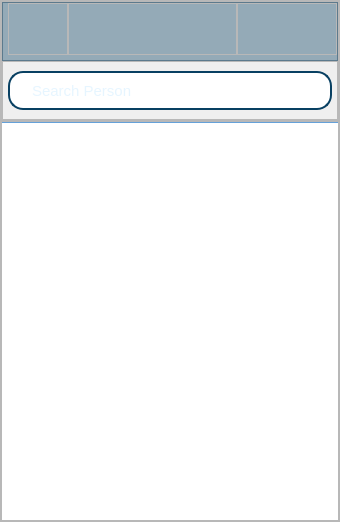
          <widget class="QFrame" name="frame_4">
           <property name="minimumSize">
            <size>
             <width>340</width>
             <height>0</height>
            </size>
           </property>
           <property name="maximumSize">
            <size>
             <width>450</width>
             <height>16777215</height>
            </size>
           </property>
           <property name="styleSheet">
            <string notr="true">border-right:1px solid rgba(5, 107, 202, 150);</string>
           </property>
           <property name="frameShape">
            <enum>QFrame::StyledPanel</enum>
           </property>
           <property name="frameShadow">
            <enum>QFrame::Raised</enum>
           </property>
           <layout class="QVBoxLayout" name="verticalLayout_3">
            <property name="spacing">
             <number>0</number>
            </property>
            <property name="leftMargin">
             <number>0</number>
            </property>
            <property name="topMargin">
             <number>0</number>
            </property>
            <property name="rightMargin">
             <number>0</number>
            </property>
            <property name="bottomMargin">
             <number>0</number>
            </property>
            <item>
             <widget class="QFrame" name="frame_6">
              <property name="minimumSize">
               <size>
                <width>0</width>
                <height>120</height>
               </size>
              </property>
              <property name="maximumSize">
               <size>
                <width>16777215</width>
                <height>120</height>
               </size>
              </property>
              <property name="styleSheet">
               <string notr="true">border-right: none;</string>
              </property>
              <property name="frameShape">
               <enum>QFrame::StyledPanel</enum>
              </property>
              <property name="frameShadow">
               <enum>QFrame::Raised</enum>
              </property>
              <layout class="QVBoxLayout" name="verticalLayout_5">
               <property name="spacing">
                <number>0</number>
               </property>
               <property name="leftMargin">
                <number>0</number>
               </property>
               <property name="topMargin">
                <number>0</number>
               </property>
               <property name="rightMargin">
                <number>0</number>
               </property>
               <property name="bottomMargin">
                <number>0</number>
               </property>
               <item>
                <widget class="QFrame" name="frame_8">
                 <property name="minimumSize">
                  <size>
                   <width>0</width>
                   <height>0</height>
                  </size>
                 </property>
                 <property name="maximumSize">
                  <size>
                   <width>16777215</width>
                   <height>60</height>
                  </size>
                 </property>
                 <property name="styleSheet">
                  <string notr="true">background-color: rgba(8, 64, 98, 100);</string>
                 </property>
                 <property name="frameShape">
                  <enum>QFrame::StyledPanel</enum>
                 </property>
                 <property name="frameShadow">
                  <enum>QFrame::Raised</enum>
                 </property>
                 <property name="lineWidth">
                  <number>0</number>
                 </property>
                 <layout class="QHBoxLayout" name="horizontalLayout_2">
                  <property name="spacing">
                   <number>0</number>
                  </property>
                  <property name="leftMargin">
                   <number>5</number>
                  </property>
                  <property name="topMargin">
                   <number>0</number>
                  </property>
                  <property name="rightMargin">
                   <number>0</number>
                  </property>
                  <property name="bottomMargin">
                   <number>5</number>
                  </property>
                  <item>
                   <widget class="QFrame" name="frame_15">
                    <property name="maximumSize">
                     <size>
                      <width>60</width>
                      <height>16777215</height>
                     </size>
                    </property>
                    <property name="styleSheet">
                     <string notr="true">background-color: none;</string>
                    </property>
                    <property name="frameShape">
                     <enum>QFrame::StyledPanel</enum>
                    </property>
                    <property name="frameShadow">
                     <enum>QFrame::Raised</enum>
                    </property>
                    <widget class="QPushButton" name="pushButton_7">
                     <property name="geometry">
                      <rect>
                       <x>5</x>
                       <y>10</y>
                       <width>45</width>
                       <height>38</height>
                      </rect>
                     </property>
                     <property name="styleSheet">
                      <string notr="true">QPushButton{
	background-color:rgba(0, 0, 0, 0);
	border-radius: 18px;
}
QPushButton:hover{
	background-color: rgba(255, 255, 255, 30);
}</string>
                     </property>
                    </widget>
                    <widget class="QLabel" name="label_6">
                     <property name="geometry">
                      <rect>
                       <x>5</x>
                       <y>10</y>
                       <width>45</width>
                       <height>38</height>
                      </rect>
                     </property>
                     <property name="text">
                      <string/>
                     </property>
                     <property name="pixmap">
                      <pixmap>../Images/249765516122.png</pixmap>
                     </property>
                     <property name="scaledContents">
                      <bool>true</bool>
                     </property>
                    </widget>
                    <zorder>label_6</zorder>
                    <zorder>pushButton_7</zorder>
                   </widget>
                  </item>
                  <item>
                   <widget class="QFrame" name="frame_13">
                    <property name="styleSheet">
                     <string notr="true">background-color: none;</string>
                    </property>
                    <property name="frameShape">
                     <enum>QFrame::StyledPanel</enum>
                    </property>
                    <property name="frameShadow">
                     <enum>QFrame::Raised</enum>
                    </property>
                    <layout class="QVBoxLayout" name="verticalLayout_14"/>
                   </widget>
                  </item>
                  <item>
                   <widget class="QFrame" name="frame_14">
                    <property name="maximumSize">
                     <size>
                      <width>100</width>
                      <height>16777215</height>
                     </size>
                    </property>
                    <property name="styleSheet">
                     <string notr="true">background-color: none;</string>
                    </property>
                    <property name="frameShape">
                     <enum>QFrame::StyledPanel</enum>
                    </property>
                    <property name="frameShadow">
                     <enum>QFrame::Raised</enum>
                    </property>
                    <layout class="QHBoxLayout" name="horizontalLayout_3">
                     <property name="spacing">
                      <number>0</number>
                     </property>
                     <property name="leftMargin">
                      <number>0</number>
                     </property>
                     <property name="topMargin">
                      <number>0</number>
                     </property>
                     <property name="rightMargin">
                      <number>0</number>
                     </property>
                     <property name="bottomMargin">
                      <number>0</number>
                     </property>
                     <item>
                      <widget class="QFrame" name="frame_17">
                       <property name="maximumSize">
                        <size>
                         <width>60</width>
                         <height>16777215</height>
                        </size>
                       </property>
                       <property name="styleSheet">
                        <string notr="true">border:none;
height: 50px;</string>
                       </property>
                       <property name="frameShape">
                        <enum>QFrame::StyledPanel</enum>
                       </property>
                       <property name="frameShadow">
                        <enum>QFrame::Raised</enum>
                       </property>
                       <layout class="QVBoxLayout" name="verticalLayout_17">
                        <property name="spacing">
                         <number>0</number>
                        </property>
                        <property name="leftMargin">
                         <number>0</number>
                        </property>
                        <property name="topMargin">
                         <number>0</number>
                        </property>
                        <property name="rightMargin">
                         <number>0</number>
                        </property>
                        <property name="bottomMargin">
                         <number>0</number>
                        </property>
                        <item>
                         <widget class="QPushButton" name="pushButton_2">
                          <property name="styleSheet">
                           <string notr="true">QPushButton:hover{
	background-color: rgba(255, 255, 255, 30);
	border-radius: 15px;
}</string>
                          </property>
                          <property name="text">
                           <string/>
                          </property>
                          <property name="icon">
                           <iconset>
                            <normaloff>../../../../Test/Res/Templates/feather/plus1.png</normaloff>../../../../Test/Res/Templates/feather/plus1.png</iconset>
                          </property>
                          <property name="iconSize">
                           <size>
                            <width>35</width>
                            <height>35</height>
                           </size>
                          </property>
                         </widget>
                        </item>
                       </layout>
                      </widget>
                     </item>
                     <item>
                      <widget class="QFrame" name="frame_16">
                       <property name="maximumSize">
                        <size>
                         <width>60</width>
                         <height>16777215</height>
                        </size>
                       </property>
                       <property name="styleSheet">
                        <string notr="true">border:none;
height: 50px;</string>
                       </property>
                       <property name="frameShape">
                        <enum>QFrame::StyledPanel</enum>
                       </property>
                       <property name="frameShadow">
                        <enum>QFrame::Raised</enum>
                       </property>
                       <layout class="QHBoxLayout" name="horizontalLayout_4">
                        <property name="spacing">
                         <number>0</number>
                        </property>
                        <property name="leftMargin">
                         <number>0</number>
                        </property>
                        <property name="topMargin">
                         <number>0</number>
                        </property>
                        <property name="rightMargin">
                         <number>0</number>
                        </property>
                        <property name="bottomMargin">
                         <number>0</number>
                        </property>
                        <item>
                         <widget class="QPushButton" name="pushButton">
                          <property name="styleSheet">
                           <string notr="true">QPushButton:hover{
	background-color: rgba(255, 255, 255, 30);
	border-radius: 15px;
}</string>
                          </property>
                          <property name="text">
                           <string/>
                          </property>
                          <property name="icon">
                           <iconset>
                            <normaloff>../../../../Test/Res/Templates/feather/menu1.png</normaloff>../../../../Test/Res/Templates/feather/menu1.png</iconset>
                          </property>
                          <property name="iconSize">
                           <size>
                            <width>35</width>
                            <height>35</height>
                           </size>
                          </property>
                         </widget>
                        </item>
                       </layout>
                      </widget>
                     </item>
                    </layout>
                   </widget>
                  </item>
                 </layout>
                </widget>
               </item>
               <item>
                <widget class="QFrame" name="frame_9">
                 <property name="maximumSize">
                  <size>
                   <width>16777215</width>
                   <height>60</height>
                  </size>
                 </property>
                 <property name="styleSheet">
                  <string notr="true"/>
                 </property>
                 <property name="frameShape">
                  <enum>QFrame::StyledPanel</enum>
                 </property>
                 <property name="frameShadow">
                  <enum>QFrame::Raised</enum>
                 </property>
                 <property name="lineWidth">
                  <number>0</number>
                 </property>
                 <layout class="QVBoxLayout" name="verticalLayout_8">
                  <property name="spacing">
                   <number>0</number>
                  </property>
                  <property name="leftMargin">
                   <number>5</number>
                  </property>
                  <property name="topMargin">
                   <number>0</number>
                  </property>
                  <property name="rightMargin">
                   <number>5</number>
                  </property>
                  <property name="bottomMargin">
                   <number>0</number>
                  </property>
                  <item>
                   <widget class="QLineEdit" name="lineEdit">
                    <property name="font">
                     <font>
                      <pointsize>11</pointsize>
                     </font>
                    </property>
                    <property name="styleSheet">
                     <string notr="true">height: 35px;
padding-left: 20px;
padding-right: 20px;
border: 2px solid rgb(8, 64, 98);
border-radius: 15px;
color: rgb(205, 235, 255);</string>
                    </property>
                    <property name="alignment">
                     <set>Qt::AlignLeading|Qt::AlignLeft|Qt::AlignVCenter</set>
                    </property>
                    <property name="placeholderText">
                     <string>Search Person</string>
                    </property>
                    <property name="clearButtonEnabled">
                     <bool>true</bool>
                    </property>
                   </widget>
                  </item>
                 </layout>
                </widget>
               </item>
              </layout>
             </widget>
            </item>
            <item>
             <widget class="QFrame" name="frame_7">
              <property name="minimumSize">
               <size>
                <width>0</width>
                <height>400</height>
               </size>
              </property>
              <property name="styleSheet">
               <string notr="true">border-right: none;</string>
              </property>
              <property name="frameShape">
               <enum>QFrame::StyledPanel</enum>
              </property>
              <property name="frameShadow">
               <enum>QFrame::Raised</enum>
              </property>
              <layout class="QVBoxLayout" name="verticalLayout_4">
               <property name="spacing">
                <number>0</number>
               </property>
               <property name="leftMargin">
                <number>0</number>
               </property>
               <property name="topMargin">
                <number>0</number>
               </property>
               <property name="rightMargin">
                <number>0</number>
               </property>
               <property name="bottomMargin">
                <number>0</number>
               </property>
               <item>
                <widget class="QListWidget" name="listWidget">
                 <property name="styleSheet">
                  <string notr="true">QListWidget{
	border:none;
	border-top:1px solid rgba(5, 107, 202, 150);
}
QListWidget::item{
	height: 50px;
	border-bottom: 1px solid rgb(7, 95, 154);
}
QListWidget::item:selected{
	background-color: rgba(4, 140, 167, 100);
	border: none;
}
QListWidget::item:focus{
	border: none;
}</string>
                 </property>
                 <property name="spacing">
                  <number>5</number>
                 </property>
                </widget>
               </item>
              </layout>
             </widget>
            </item>
           </layout>
          </widget>
